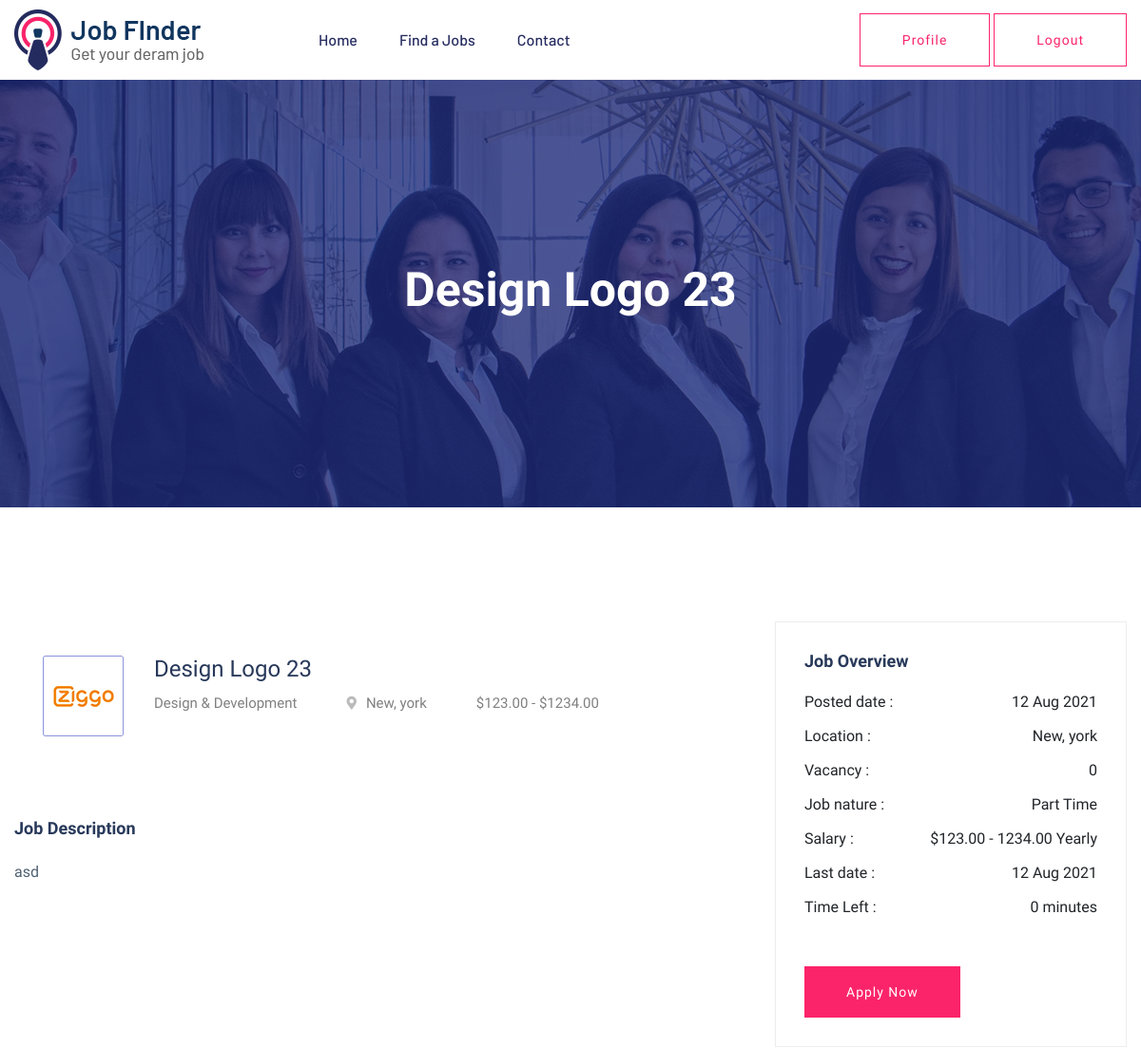
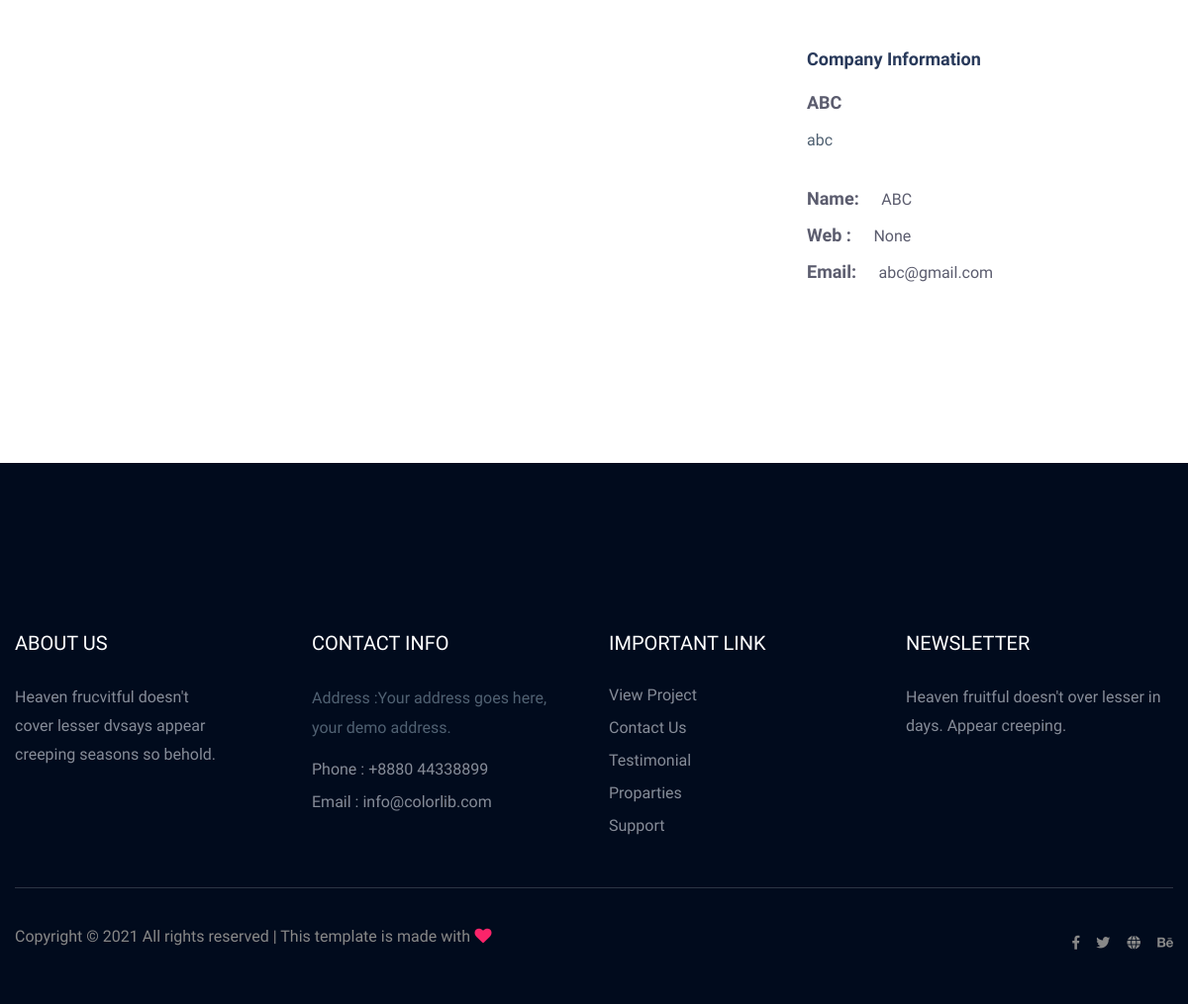
/post/detail/design-logo-23/ (signed in), run on the app's committed database (2 pictures, top to bottom).
### job/models.py (models this page shows, shortened)
class Job(models.Model):
    job_name = models.CharField(max_length=200)
    slug = models.SlugField(unique=True)
    description = models.TextField()
    image = models.ImageField(upload_to='job', null=True, blank=True)
    category = models.ForeignKey(Category, on_delete=models.CASCADE, related_name='jobs')
    company = models.ForeignKey(Company, on_delete=models.CASCADE, related_name='jobs')
    location = models.CharField(max_length=200)
    vacancy = models.IntegerField(default=1)
    job_time = models.CharField(choices=JOB_TIME, max_length=10)
    salary_type = models.CharField(choices=SALARY_TYPE, max_length=10)
    max_salary = models.DecimalField(decimal_places=2, max_digits=6)
    min_salary = models.DecimalField(decimal_places=2, max_digits=6)
    last_date = models.DateField(default=timezone.now())
    posted_date = models.DateField(auto_now_add=True)
    class Meta:
        ordering = ['-posted_date']

class Category(models.Model):
    category_name = models.CharField(max_length=200, unique=True)
    slug = models.SlugField(unique=True)
    logo = models.CharField(max_length=50, default='tour')
    created_at = models.DateField(auto_now_add=True)

class Company(models.Model):
    profile = models.ForeignKey(Profile, on_delete=models.CASCADE)
    company_name = models.CharField(max_length=200)
    description = models.TextField()
    web = models.URLField(null=True, blank=True)
    email = models.EmailField()

### job/decorators.py (the view)
    def inner(*args, **kwargs):
        request = args[0]
        if request.user.is_authenticated:
            if request.user.profile.is_company:
                return redirect('job:home')
        return func(*args, **kwargs)

### job/views.py (called while the page is built)
@login_required
@allow_user
def post_detail(request, slug):
    job = Job.objects.filter(slug=slug).first()
    applications = Application.objects.filter(job=job, profile=request.user.profile)
    applied = True if applications.exists() else False
    context = {
        'job': job,
        'applied': applied,
    }
    return render(request, 'job/job_details.html', context)

### job/templates/job/job_details.html
{% extends 'base.html' %}
{% load static %}
{% block content %}
    <main>
        <div class="slider-area ">
        <div class="single-slider section-overly slider-height2 d-flex align-items-center" data-background="{% static 'img/hero/about.jpg'%}">
            <div class="container">
                <div class="row">
                    <div class="col-xl-12">
                        <div class="hero-cap text-center">
                            <h2>{{ job.job_name|title }}</h2>
                        </div>
                    </div>
                </div>
            </div>
        </div>
        </div>
        <div class="job-post-company pt-120 pb-120">
            <div class="container">
                <div class="row justify-content-between">
                    <div class="col-xl-7 col-lg-8">
                        <div class="single-job-items mb-50">
                            <div class="job-items">
                                <div class="company-img">
                                    <a href="{% url 'job:post-detail' job.slug %}"><img src="{% static 'img/icon/job-list1.png'%}" alt=""></a>
                                </div>
                                <div class="job-tittle job-tittle2">
                                    <a href="{% url 'job:post-detail' job.slug %}">
                                        <h4>{{ job.job_name|title }}</h4>
                                    </a>
                                    <ul>
                                        <li>{{ job.category.category_name|title }}</li>
                                        <li><i class="fas fa-map-marker-alt"></i>{{ job.location }}</li>
                                        <li>${{ job.min_salary}} - ${{ job.max_salary }}</li>
                                    </ul>
                                </div>
                            </div>
                        </div>
                        <div class="job-post-details">
                            <div class="post-details1 mb-50">
                                <div class="small-section-tittle">
                                    <h4>Job Description</h4>
                                </div>
                                <p>
                                    {{ job.description }}
                                </p>
                            </div>
                        </div>
                    </div>
                    <div class="col-xl-4 col-lg-4">
                        <div class="post-details3  mb-50">
                           <div class="small-section-tittle">
                               <h4>Job Overview</h4>
                           </div>
                          <ul>
                              <li>Posted date : <span>{{ job.posted_date|date:'d M Y'}}</span></li>
                              <li>Location : <span>{{ job.location }}</span></li>
                              <li>Vacancy : <span>{{ job.vacancy }}</span></li>
                              <li>Job nature : <span>{{ job.job_time }}</span></li>
                              <li>Salary :  <span>${{ job.min_salary }} - {{ job.max_salary }} {{ job.salary_type|title }}</span></li>
                              <li>Last date : <span>{{ job.last_date|date:'d M Y'}}</span></li>
                              <li>Time Left : <span>{{ job.posted_date|timesince:job.last_date }}</span></li>
                          </ul>
                         <div class="apply-btn2">
                            <a href="#" class="btn">Apply Now</a>
                         </div>
                       </div>
                        <div class="post-details4  mb-50">
                           <div class="small-section-tittle">
                               <h4>Company Information</h4>
                           </div>
                              <span>{{ job.company.company_name }}</span>
                              <p>
                                {{ job.company.description }}
                              </p>
                            <ul>
                                <li>Name: <span>{{ job.company.company_name }} </span></li>
                                <li>Web : <span> {{ job.company.web }}</span></li>
                                <li>Email: <span>{{ job.company.email }}</span></li>
                            </ul>
                       </div>
                    </div>
                </div>
            </div>
        </div>
    </main>
{% endblock content %}

### data on the page
Job: job_name "Design Logo 23", category.category_name "Design & Development", location "New, york", min_salary "123.00", max_salary "1234.00", description "asd", posted_date "12 Aug 2021", vacancy "0", job_time "Part Time", salary_type "Yearly", last_date "12 Aug 2021", posted_date "0 minutes", company.company_name "ABC", company.description "abc", company.web "None", company.email "abc@gmail.com"
